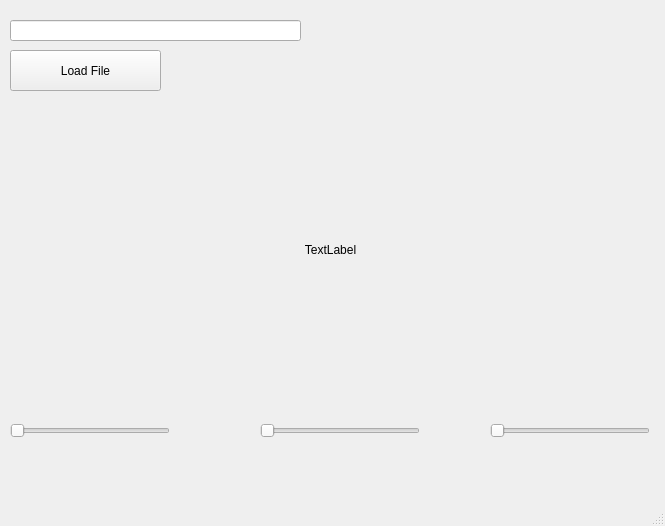
<?xml version="1.0" encoding="UTF-8"?>
<ui version="4.0">
 <class>MainWindow</class>
 <widget class="QMainWindow" name="MainWindow">
  <property name="geometry">
   <rect>
    <x>0</x>
    <y>0</y>
    <width>665</width>
    <height>526</height>
   </rect>
  </property>
  <property name="maximumSize">
   <size>
    <width>16777215</width>
    <height>16777213</height>
   </size>
  </property>
  <property name="windowTitle">
   <string>Application</string>
  </property>
  <widget class="QWidget" name="centralwidget">
   <widget class="QPushButton" name="OpenFile_pushButton">
    <property name="geometry">
     <rect>
      <x>10</x>
      <y>50</y>
      <width>151</width>
      <height>41</height>
     </rect>
    </property>
    <property name="text">
     <string>Load File</string>
    </property>
   </widget>
   <widget class="QLineEdit" name="PathFile_lineEdit">
    <property name="geometry">
     <rect>
      <x>10</x>
      <y>20</y>
      <width>291</width>
      <height>21</height>
     </rect>
    </property>
    <property name="font">
     <font>
      <pointsize>10</pointsize>
     </font>
    </property>
    <property name="cursor">
     <cursorShape>ArrowCursor</cursorShape>
    </property>
    <property name="toolTipDuration">
     <number>-1</number>
    </property>
    <property name="layoutDirection">
     <enum>Qt::RightToLeft</enum>
    </property>
   </widget>
   <widget class="QLabel" name="Image_label">
    <property name="geometry">
     <rect>
      <x>10</x>
      <y>99</y>
      <width>641</width>
      <height>301</height>
     </rect>
    </property>
    <property name="font">
     <font>
      <underline>false</underline>
     </font>
    </property>
    <property name="layoutDirection">
     <enum>Qt::RightToLeft</enum>
    </property>
    <property name="frameShadow">
     <enum>QFrame::Raised</enum>
    </property>
    <property name="text">
     <string>TextLabel</string>
    </property>
    <property name="alignment">
     <set>Qt::AlignCenter</set>
    </property>
   </widget>
   <widget class="QSlider" name="Min_B_horizontalSlider">
    <property name="geometry">
     <rect>
      <x>10</x>
      <y>420</y>
      <width>160</width>
      <height>22</height>
     </rect>
    </property>
    <property name="maximum">
     <number>255</number>
    </property>
    <property name="orientation">
     <enum>Qt::Horizontal</enum>
    </property>
   </widget>
   <widget class="QSlider" name="Min_G_horizontalSlider">
    <property name="geometry">
     <rect>
      <x>260</x>
      <y>420</y>
      <width>160</width>
      <height>22</height>
     </rect>
    </property>
    <property name="maximum">
     <number>255</number>
    </property>
    <property name="orientation">
     <enum>Qt::Horizontal</enum>
    </property>
   </widget>
   <widget class="QSlider" name="Min_R_horizontalSlider">
    <property name="geometry">
     <rect>
      <x>490</x>
      <y>420</y>
      <width>160</width>
      <height>22</height>
     </rect>
    </property>
    <property name="orientation">
     <enum>Qt::Horizontal</enum>
    </property>
   </widget>
  </widget>
  <widget class="QStatusBar" name="statusbar"/>
 </widget>
 <resources/>
 <connections/>
</ui>
